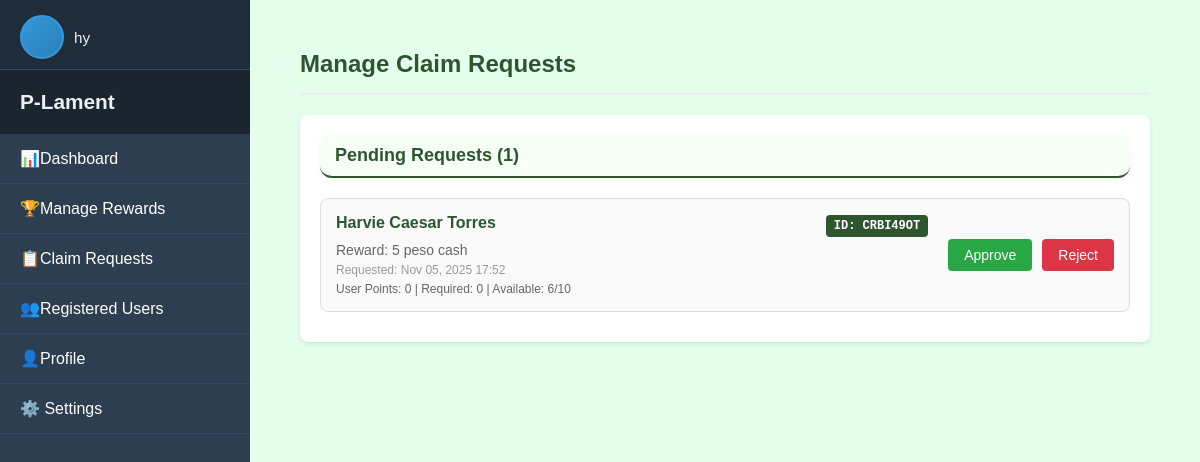
The app's page /claim-requests/ (signed in) with its own data.
### accounts/models.py (models this page shows, shortened)
class ClaimRequest(models.Model):
    STATUS_CHOICES = [
        ('pending', 'Pending'),
        ('approved', 'Approved'),
        ('rejected', 'Rejected'),
    ]
    user = models.ForeignKey(User, on_delete=models.CASCADE, related_name='claim_requests')
    reward = models.ForeignKey(Reward, on_delete=models.CASCADE, related_name='claim_requests')
    status = models.CharField(max_length=10, choices=STATUS_CHOICES, default='pending')
    requested_at = models.DateTimeField(auto_now_add=True)
    processed_at = models.DateTimeField(null=True, blank=True)
    processed_by = models.ForeignKey(User, on_delete=models.SET_NULL, null=True, blank=True, related_name='processed_claims')
    reason = models.TextField(blank=True, null=True, help_text="Reason for rejection (optional)")
    unique_id = models.CharField(max_length=10, unique=True, blank=True)
    claim_by_date = models.DateField(null=True, blank=True, help_text="Date by which the reward must be claimed")
    class Meta:
        ordering = ['-requested_at']
    def can_approve(self):
        return (self.status == 'pending' and
                self.user.profile.points >= self.reward.cost and
                self.reward.remaining_quantity() > 0)

class Reward(models.Model):
    name = models.CharField(max_length=255)
    image = models.ImageField(upload_to='reward_images/', null=True, blank=True)
    available = models.BooleanField(default=True)
    cost = models.IntegerField(default=0)
    total_quantity = models.IntegerField(default=0)
    claimed_count = models.IntegerField(default=0)
    def remaining_quantity(self):
        return max(self.total_quantity - self.claimed_count, 0)

class Profile(models.Model):
    user = models.OneToOneField(User, on_delete=models.CASCADE)
    profile_pic = models.ImageField(upload_to='profile_pics', null=True, blank=True)
    address = models.CharField(max_length=255, blank=True, null=True)
    phone_number = models.CharField(max_length=20, blank=True, null=True)
    birth_date = models.DateField(blank=True, null=True)
    points = models.IntegerField(default=0)
    bottles_recycled = models.IntegerField(default=0)
    rewards_claimed = models.IntegerField(default=0)
    signup_source = models.CharField(max_length=20, default='web')
    last_active = models.DateTimeField(null=True, blank=True)

### accounts/views.py (the view)
# urls.py: path('claim-requests/', views.claim_requests_view, name='claim_requests'),
@login_required
def claim_requests_view(request):
    pending_requests = ClaimRequest.objects.filter(status='pending').order_by('-requested_at')
    processed_requests = ClaimRequest.objects.filter(status__in=['approved', 'rejected']).order_by('-processed_at')[:20]  # Last 20 processed
    context = {
        'pending_requests': pending_requests,
        'processed_requests': processed_requests,
    }
    return render(request, 'accounts/claim_requests.html', context)

### accounts/templates/accounts/claim_requests.html (shortened to what this page needs)
{% extends "accounts/base.html" %}
{% load static %}
{% block extra_css %}
<link rel="stylesheet" href="{% static 'css/dashboard.css' %}">
{% endblock %}
{% block content %}
<div class="claim-requests-container">
    <h2 class="section-title">Manage Claim Requests</h2>
    <div class="requests-section">
        <div class="section-header">
            <h3 class="section-subtitle">Pending Requests ({{ pending_requests.count }})</h3>
        </div>
        {% if pending_requests %}
            {% for request in pending_requests %}
                <div class="claim-item">
                    <div class="claim-info">
                        <div class="claim-header">
                            <div class="claim-user">{{ request.user.get_full_name|default:request.user.username }}</div>
                            <div class="claim-unique-id">ID: {{ request.unique_id }}</div>
                        </div>
                        <div class="claim-reward">Reward: {{ request.reward.name }}</div>
                        <div class="claim-date">Requested: {{ request.requested_at|date:"M d, Y H:i" }}</div>
                        <div class="points-info">
                            User Points: {{ request.user.profile.points }} | Required: {{ request.reward.cost }} |
                            Available: {{ request.reward.remaining_quantity }}/{{ request.reward.total_quantity }}
                        </div>
                    </div>
                    <div class="claim-actions">
                        <button type="button" class="approve-btn"
                                onclick="openApproveModal('{{ request.id }}', '{{ request.unique_id }}', '{{ request.user.get_full_name|default:request.user.username|escapejs }}', '{{ request.reward.name|escapejs }}')"
                                {% if not request.can_approve %}disabled{% endif %}>
                            Approve
                        </button>
                        <button type="button" class="reject-btn" onclick="openRejectModal('{{ request.id }}')">
                            Reject
                        </button>
                    </div>
                </div>
            {% endfor %}
        {% else %}
            <div class="no-requests">No pending requests at the moment.</div>
        {% endif %}
    </div>
</div>
{% endblock %}

### accounts/templates/accounts/base.html (shortened to what this page needs)
{% load static %}
<!DOCTYPE html>
<html lang="en">
<head>
    <link rel="stylesheet" href="{% static 'css/base.css' %}">
    {% block extra_css %}{% endblock %}
</head>
<body class="{% if request.path == '/accounts/login/' or request.path == '/' %}login-body{% else %}base-body{% endif %}">
    {% if request.path != '/accounts/login/' and request.path != '/' %}
    <div class="sidebar">
        <div class="sidebar-user">
            {% if user.profile.profile_pic and user.profile.profile_pic.url %}
                <img src="{{ user.profile.profile_pic.url }}"
                     alt="User Profile"
                     class="sidebar-user-pic"
                     onerror="this.style.display='none'; this.nextElementSibling.style.display='flex';">
                <div class="sidebar-avatar-placeholder" style="display: none;">
                    {{ user.first_name|first }}{{ user.last_name|first }}
                </div>
            {% else %}
                <div class="sidebar-avatar-placeholder">
                </div>
            {% endif %}
            <span class="sidebar-user-name">{{ user.get_full_name|default:user.username }}</span>
        </div>
        <div class="sidebar-header">
            <h2>P-Lament</h2>
        </div>
        <ul class="sidebar-menu">
            <li><a href="{% url 'dashboard' %}"><span class="icon">📊</span> Dashboard</a></li>
            <li><a href="{% url 'rewards' %}"><span class="icon">🏆</span> Manage Rewards</a></li>
            <li><a href="{% url 'claim_requests' %}"><span class="icon">📋</span> Claim Requests</a></li>
            <li><a href="{% url 'users' %}"><span class="icon">👥</span> Registered Users</a></li>
            <li><a href="{% url 'profile' %}"><span class="icon">👤</span> Profile</a></li>
            <li class="settings-container">
                <span class="icon">⚙️</span> Settings
            </li>
        </ul>
    </div>
    {% endif %}
    <div class="{% if request.path != '/accounts/login/' and request.path != '/' %}content-wrapper{% else %}container{% endif %}">
        {% block content %}{% endblock %}
    </div>
</body>
</html>

### accounts/static/css/base.css (style rules this page uses)
body { margin: 0; padding: 0; font-family: Arial, sans-serif; min-height: 100vh; }
.base-body { background-color: #E4FFEC; display: flex; }
.sidebar { width: 250px; background-color: #2c3e50; color: white; height: 100vh; position: fixed; left: 0; top: 0; overflow-y: auto; }
.sidebar-header { padding: 20px; background-color: #1a252f; }
.sidebar-header h2 { margin: 0; color: #ecf0f1; font-size: 1.3rem; }
.sidebar-menu { list-style: none; padding: 0; margin: 0; }
.sidebar-menu li { padding: 15px 20px; border-bottom: 1px solid #34495e; transition: all 0.3s; position: relative; }
.sidebar-menu a { color: white; text-decoration: none; display: flex; align-items: center; }
.sidebar-user { display: flex; align-items: center; padding: 15px 20px 10px; border-bottom: 1px solid #34495e; background-color: #1f2d3a; }
.sidebar-avatar-placeholder { width: 40px; height: 40px; border-radius: 50%; margin-right: 10px; background: linear-gradient(135deg, #3498db, #2980b9); color: white; display: flex; align-items: center; justify-content: center; font-size: 1rem; font-weight: bold; border: 2px solid #3498db; text-transform: uppercase; }
.sidebar-user-name { color: #ecf0f1; font-weight: 500; font-size: 0.95rem; white-space: nowrap; overflow: hidden; text-overflow: ellipsis; }
.content-wrapper { flex: 1; margin-left: 250px; padding: 30px; box-sizing: border-box; width: 100%; }

### accounts/static/css/dashboard.css (style rules this page uses)
.section-title { margin-top: 0; color: #2c3e50; border-bottom: 2px solid #eee; padding-bottom: 15px; font-size: 1.2rem; }
.requests-section { margin-bottom: 40px; background: white; border-radius: 8px; padding: 20px; box-shadow: 0 2px 4px rgba(0,0,0,0.1); grid-column: 1 / -1; }
.section-header { display: flex; justify-content: space-between; align-items: center; flex-wrap: wrap; margin-bottom: 1rem; background: #f6fff6; border-radius: 12px; padding: 10px 15px; box-shadow: 0 1px 5px rgba(0, 0, 0, 0.05); }
.section-subtitle { color: #2c5530; font-size: 18px; font-weight: bold; margin: 0; }
.claim-item { background: #ffffff; border: 1px solid #e7f5e9; border-radius: 10px; margin-bottom: 10px; padding: 15px; display: flex; justify-content: space-between; align-items: center; transition: transform 0.2s ease, box-shadow 0.2s ease; }
.claim-info { flex: 1; margin-right: 20px; }
.claim-user { font-weight: bold; color: #2c5530; margin-bottom: 5px; }
.claim-reward { font-size: 14px; color: #666; margin-bottom: 5px; }
.claim-date { font-size: 12px; color: #999; }
.claim-actions { display: flex; align-items: center; gap: 8px; }
.points-info { font-size: 12px; color: #666; margin-top: 5px; }

### accounts/templates/accounts/claim_requests.html (style rules this page uses)
.claim-requests-container { padding: 20px; max-width: 1200px; margin: 0 auto; }
.section-title { color: #2c5530; margin-bottom: 20px; font-size: 24px; font-weight: bold; }
.requests-section { margin-bottom: 40px; background: white; border-radius: 8px; padding: 20px; box-shadow: 0 2px 4px rgba(0,0,0,0.1); }
.section-header { display: flex; justify-content: space-between; align-items: center; margin-bottom: 20px; padding-bottom: 10px; border-bottom: 2px solid #2c5530; }
.section-subtitle { color: #2c5530; font-size: 18px; font-weight: bold; margin: 0; }
.claim-item { display: flex; align-items: center; padding: 15px; margin-bottom: 10px; border: 1px solid #ddd; border-radius: 8px; background: #fafafa; }
.claim-info { flex: 1; margin-right: 20px; }
.claim-header { display: flex; justify-content: space-between; align-items: center; margin-bottom: 5px; }
.claim-unique-id { background-color: #2c5530; color: white; padding: 4px 8px; border-radius: 4px; font-size: 12px; font-weight: bold; font-family: monospace; }
.claim-user { font-weight: bold; color: #2c5530; margin-bottom: 5px; }
.claim-reward { font-size: 14px; color: #666; margin-bottom: 5px; }
.claim-date { font-size: 12px; color: #999; }
.claim-actions { display: flex; gap: 10px; }
.approve-btn { background-color: #28a745; color: white; border: none; padding: 8px 16px; border-radius: 4px; cursor: pointer; font-size: 14px; }
.reject-btn { background-color: #dc3545; color: white; border: none; padding: 8px 16px; border-radius: 4px; cursor: pointer; font-size: 14px; }
.points-info { font-size: 12px; color: #666; margin-top: 5px; }

### records on screen
ClaimRequest: user.get_full_name "Harvie Caesar Torres", unique_id "CRBI49OT", reward.name "5 peso cash", requested_at "Nov 05, 2025 17:52", user.profile.points "0", reward.cost "0", reward.remaining_quantity "6", reward.total_quantity "10"

### other values on screen
{{ user.get_full_name|default:user.username }} "hy"
{{ pending_requests.count }} "1"
